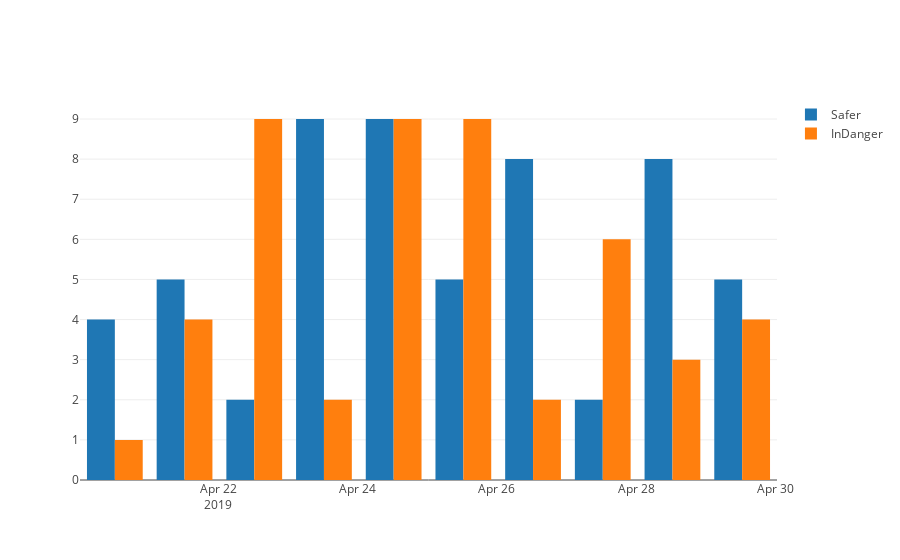

The notebook cell saved with this chart:
### Code cell
base = datetime.datetime.today()
t = [base - datetime.timedelta(days=x) for x in range(0, 10)]
d = [
    go.Bar(
    x=t,
    y=(np.random.rand(10)*10).astype(int),
    name='Safer'),
     go.Bar(
    x=t,
    y=(np.random.rand(10)*10).astype(int),
    name='InDanger'),
    
]
l = go.Layout()
f = go.Figure(d,l)
pyo.iplot(f)

### Figure 1 — Plotly figure (JSON) as saved in the notebook; plotly's stock layout.template omitted (floating-point values rounded to 4 significant figures)
{"data": [{"name": "Safer", "type": "bar", "uid": "125f9c95-000c-452e-addb-1485fc3b24d0", "x": ["2019-04-29 12:24:56.298212", "2019-04-28 12:24:56.298212", "2019-04-27 12:24:56.298212", "2019-04-26 12:24:56.298212", "2019-04-25 12:24:56.298212", "2019-04-24 12:24:56.298212", "2019-04-23 12:24:56.298212", "2019-04-22 12:24:56.298212", "2019-04-21 12:24:56.298212", "2019-04-20 12:24:56.298212"], "y": [5, 8, 2, 8, 5, 9, 9, 2, 5, 4]}, {"name": "InDanger", "type": "bar", "uid": "6b525a77-cfa0-4b18-b4c4-4e7ea719442f", "x": ["2019-04-29 12:24:56.298212", "2019-04-28 12:24:56.298212", "2019-04-27 12:24:56.298212", "2019-04-26 12:24:56.298212", "2019-04-25 12:24:56.298212", "2019-04-24 12:24:56.298212", "2019-04-23 12:24:56.298212", "2019-04-22 12:24:56.298212", "2019-04-21 12:24:56.298212", "2019-04-20 12:24:56.298212"], "y": [4, 3, 6, 2, 9, 9, 2, 9, 4, 1]}], "layout": {"autosize": true, "xaxis": {"autorange": true, "range": ["2019-04-20 00:24:56.2982", "2019-04-30 00:24:56.2982"], "type": "date"}, "yaxis": {"autorange": true, "range": [0, 9.474], "type": "linear"}}}
